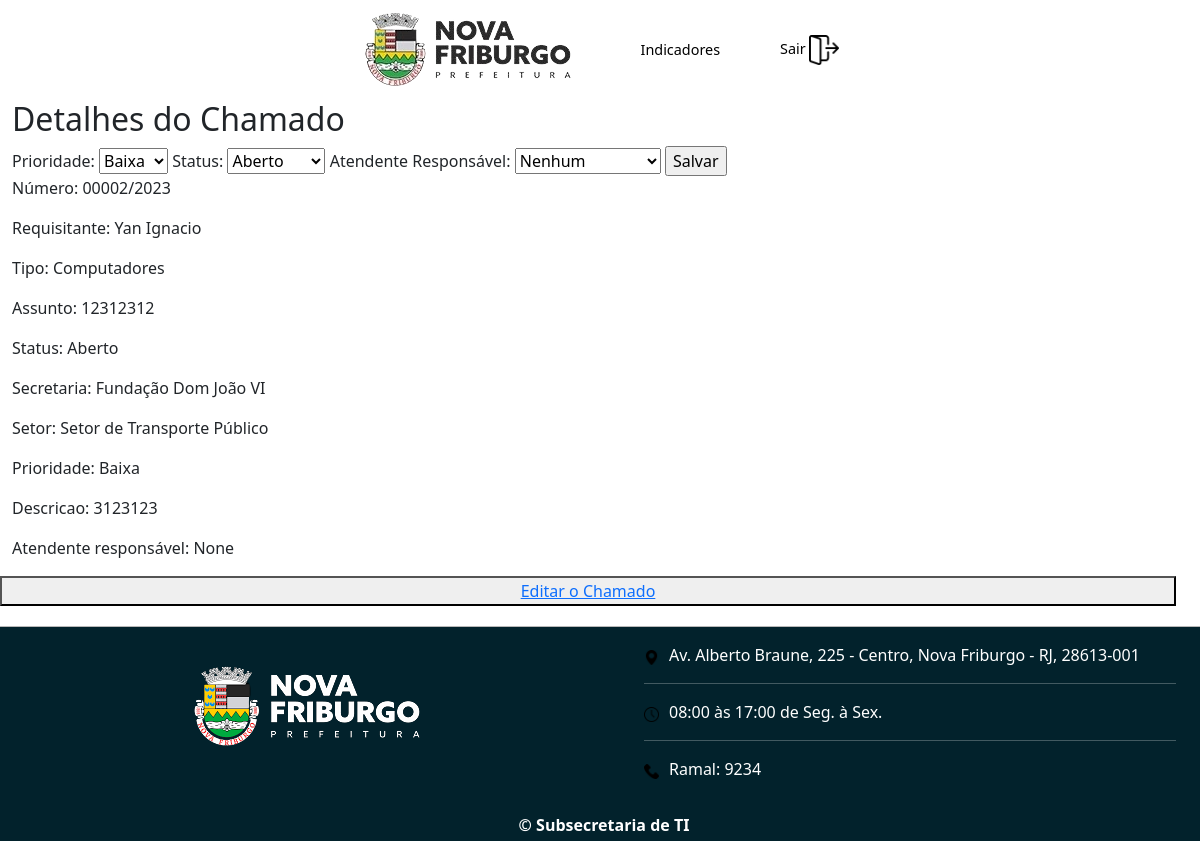
The page /chamado/10 (signed in) on the database as committed earlier.
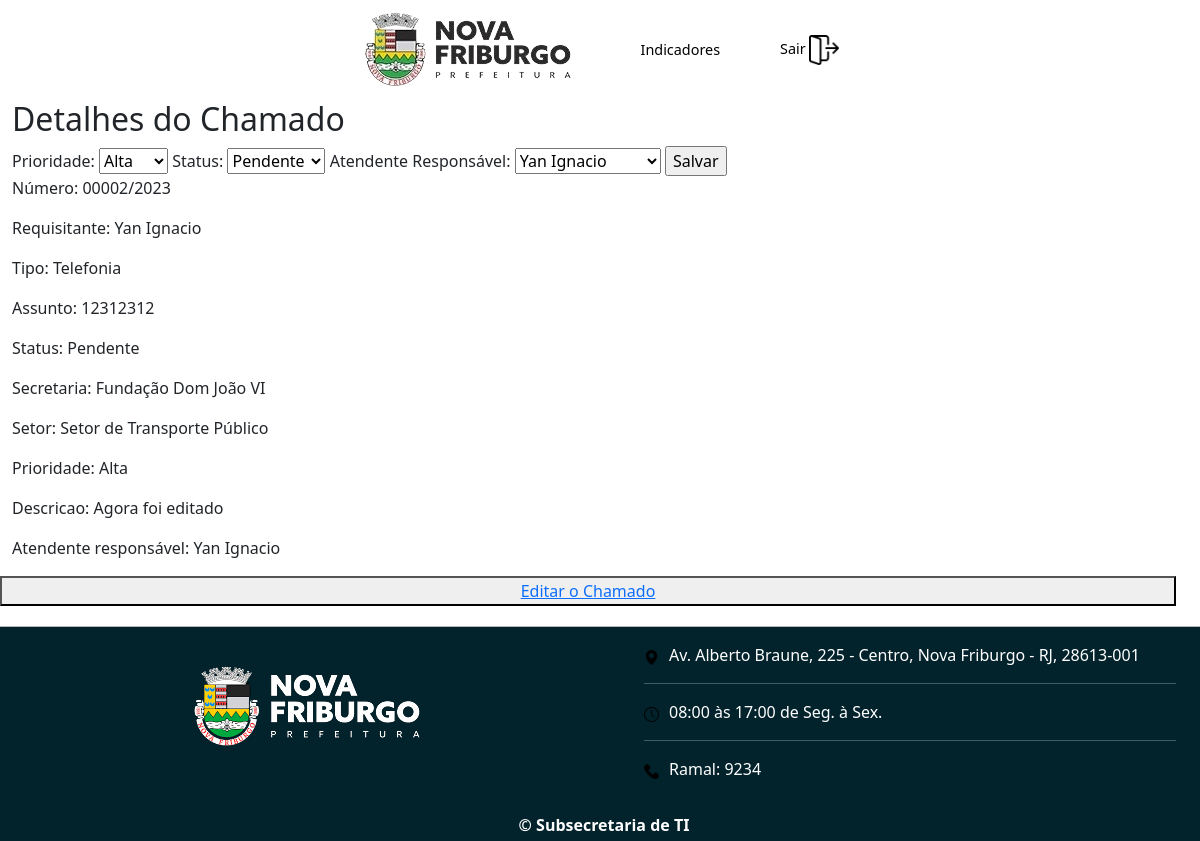
The same page on the database as committed later.
### chamadosApp/models.py (models this page shows, shortened)
class Chamado(models.Model):
    prioridadeChoices = (
        ('0', 'Baixa'),
        ('1', 'Média'),
        ('2', 'Alta')
    )
    statusChoices = (
        ('0', 'Aberto'),
        ('1', 'Pendente'),
        ('2', 'Resolvido'),
        ('3', 'Finalizado')
    )
    secretaria = models.ForeignKey(Secretaria, verbose_name='Secretaria', on_delete=models.CASCADE, null=True)
    setor = models.ForeignKey(Setor, verbose_name='Setor', on_delete=models.CASCADE, null=True)
    requisitante = models.ForeignKey(Servidor, on_delete=models.CASCADE, related_name='requisitante')
    tipo = models.ForeignKey(Tipo, on_delete=models.CASCADE)
    assunto = models.CharField(max_length=150)
    prioridade = models.CharField(max_length=1, choices=prioridadeChoices, default='0')
    status = models.CharField(max_length=1, choices=statusChoices, default='0')
    descricao = models.TextField(default='')
    atendente = models.ForeignKey(Atendente, verbose_name='Atendente', on_delete=models.CASCADE, related_name='atendente', null=True, default=None)
    dataAbertura = models.DateTimeField(auto_now_add=True)
    dataFechamento = models.DateTimeField(null=True, blank=False)
    numero = models.CharField(max_length=10, default=0)
    def getPrioridade(self):
        for choice in self.prioridadeChoices:
            if choice[0] == self.prioridade:
                return choice[1]
        return "Desconhecido"
    def getStatus(self):
        for choice in self.statusChoices:
            if choice[0] == self.status:
                return choice[1]
        return "Desconhecido"

class Tipo(models.Model):
    nome = models.CharField(max_length=30, verbose_name='Nome do Serviço', blank=True)
    sigla = models.CharField(max_length=3, verbose_name="Sigla", blank=True)
    descricao = models.TextField(default='')
    def __str__(self):
        return self.nome

class Servidor(models.Model):
    user = models.ForeignKey(User, on_delete=models.CASCADE)
    nome = models.CharField(max_length=75)
    secretaria = models.ForeignKey(Secretaria, verbose_name='Secretaria', on_delete=models.CASCADE)
    setor = models.ForeignKey(Setor, verbose_name='Setor', on_delete=models.CASCADE)
    def __str__(self):
        return self.nome

class Secretaria(models.Model):
    nome = models.CharField(max_length=70)
    def __str__(self):
        return self.nome

class Setor(models.Model):
    secretaria = models.ForeignKey(Secretaria, verbose_name="Secretaria", on_delete=models.CASCADE)
    nome = models.CharField(max_length=100, default='')
    cep = models.CharField(max_length=8, default='')
    bairro = models.CharField(max_length=50, default='')
    logradouro = models.CharField(max_length=150, default='')
    def __str__(self):
        return self.nome

### chamadosApp/views.py (the view)
# urls.py: path('chamado/<int:idChamado>',views.chamado, name='chamado'),
@login_required
def chamado(request, idChamado):
    chamado = Chamado.objects.get(id=idChamado)
    atendentes = Atendente.objects.all()
    if request.method == 'POST':
        chamado = atualizaChamado(request, chamado)
    context = {
        'chamado': chamado,
        'atendentes': atendentes,
    }
    return render(request, 'chamado.html', context)

### chamadosApp/templates/chamado.html (shortened to what this page needs)
{% extends "template.html" %}
{% block main %}
<h2>Detalhes do Chamado</h2>
<form method=POST>
    <label for="prioridade">Prioridade:</label>
    <select name="prioridade" id="prioridade">
        {% for choice in chamado.prioridadeChoices %}
            <option value="{{ choice.0 }}" {% if choice.0 == chamado.prioridade %}selected{% endif %}>
                {{ choice.1 }}
            </option>
        {% endfor %}
    </select>
    <label for="status">Status:</label>
    <select name="status" id="status">
        {% for choice in chamado.statusChoices %}
            <option value="{{ choice.0 }}" {% if choice.0 == chamado.status %}selected{% endif %}>
                {{ choice.1 }}
            </option>
        {% endfor %}
    </select>
    <label for="atendente">Atendente Responsável:</label>
    <select name="atendente" id="atendente">
        <option value="None" {% if chamado.atendente == None %}selected{% endif %}> Nenhum </option>
        {% for atendente in atendentes %}
            <option value={{ atendente.id }} {% if atendente == chamado.atendente %}selected{% endif %}>
                {{ atendente.nome }}
            </option>
        {% endfor %}
    </select>
    <input type="submit" value="Salvar">
</form>
<p>Número: {{ chamado.numero }}/{{chamado.dataAbertura.year}}</p>
<p>Requisitante: {{ chamado.requisitante }}</p>
<p>Tipo: {{ chamado.tipo }}</p>
<p>Assunto: {{ chamado.assunto }}</p>
<p>Status: {{ chamado.getStatus }}</p>
<p>Secretaria: {{ chamado.secretaria }}</p>
<p>Setor: {{ chamado.setor }}</p>
<p>Prioridade: {{ chamado.getPrioridade }}</p>
<p>Descricao: {{ chamado.descricao }}</p>
<p>Atendente responsável: {{ chamado.atendente }}</p>
<button>
    <a href="{% url 'editaChamado' chamado.id %}">Editar o Chamado</a>
</button>
{% endblock %}

Rows that differ between the two databases and show on the page:
changed Chamado "Yan Ignacio": prioridade "Baixa" → "Alta"; status "Aberto" → "Pendente"; atendente "Nenhum" → "Yan Ignacio"; tipo "Computadores" → "Telefonia"; getStatus "Aberto" → "Pendente"; getPrioridade "Baixa" → "Alta"; descricao "3123123" → "Agora foi editado"; atendente "None" → "Yan Ignacio"
